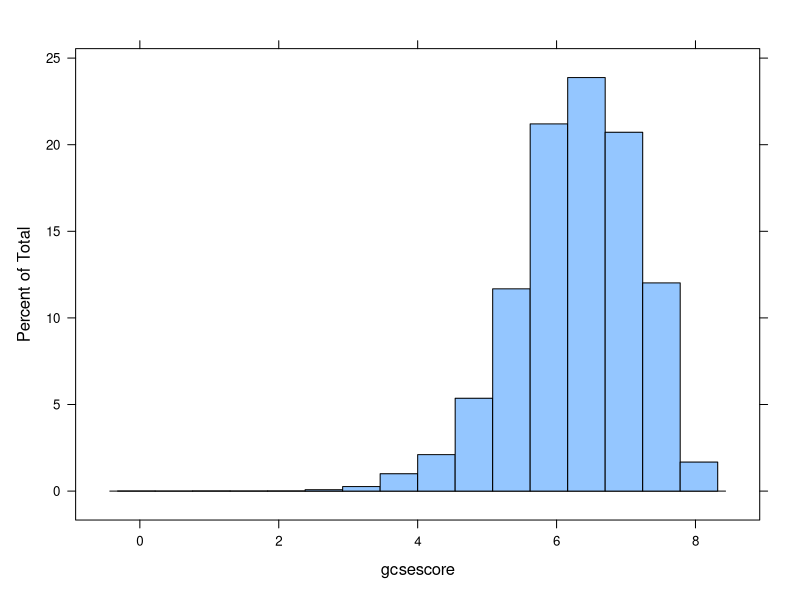
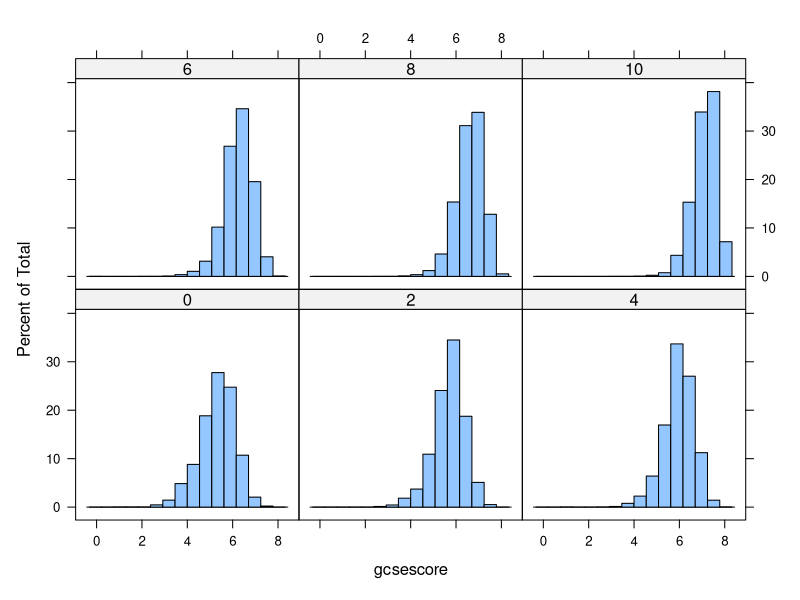
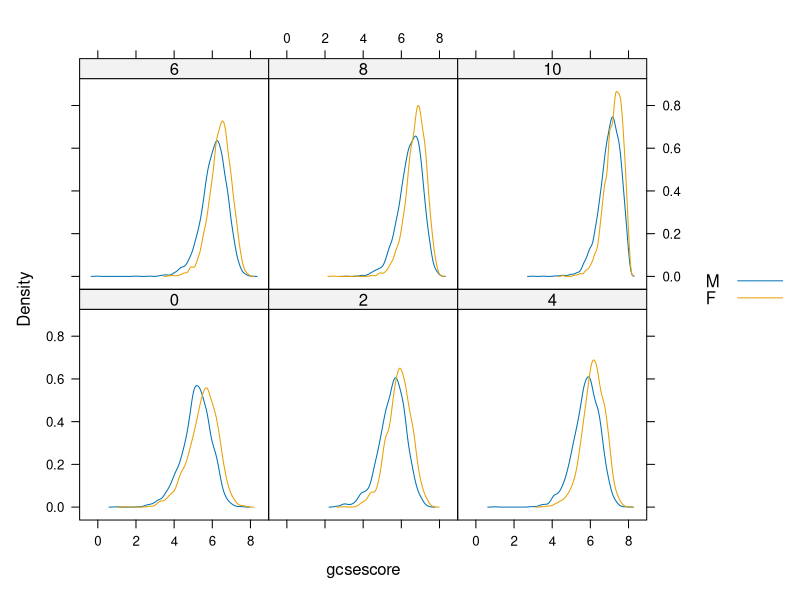
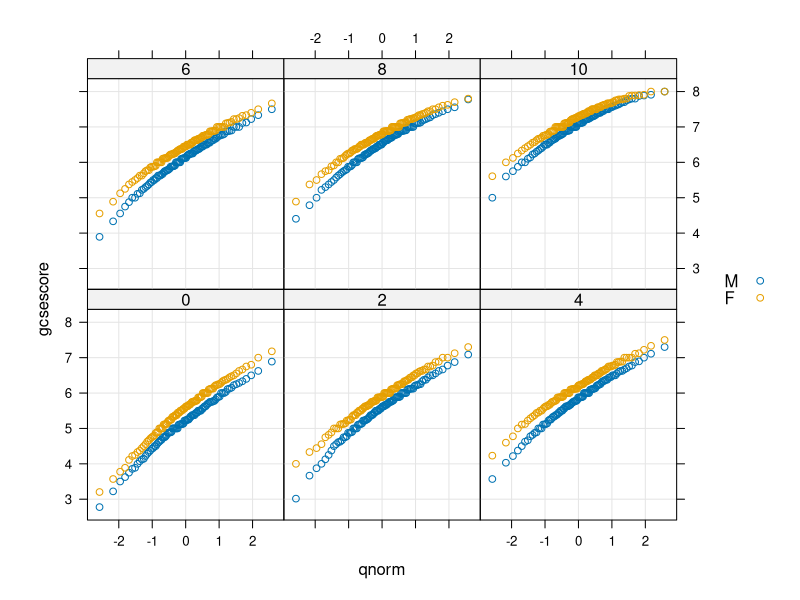
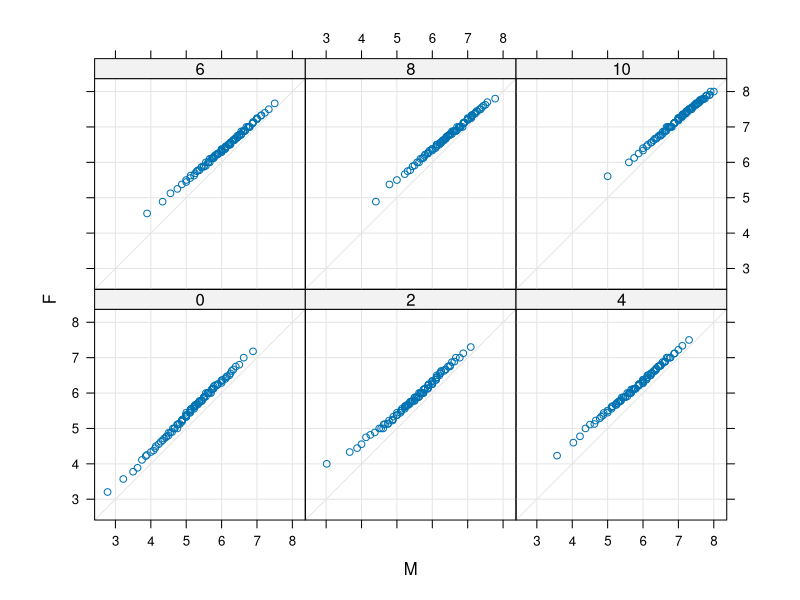
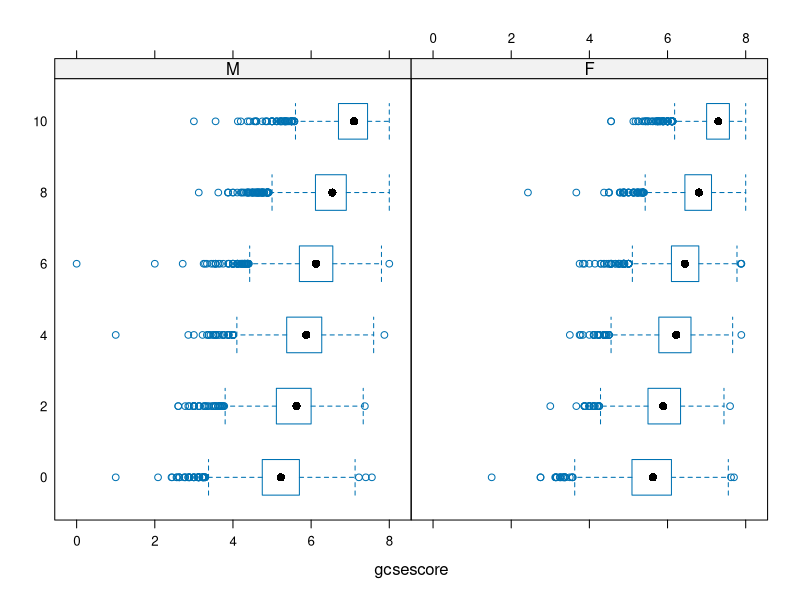
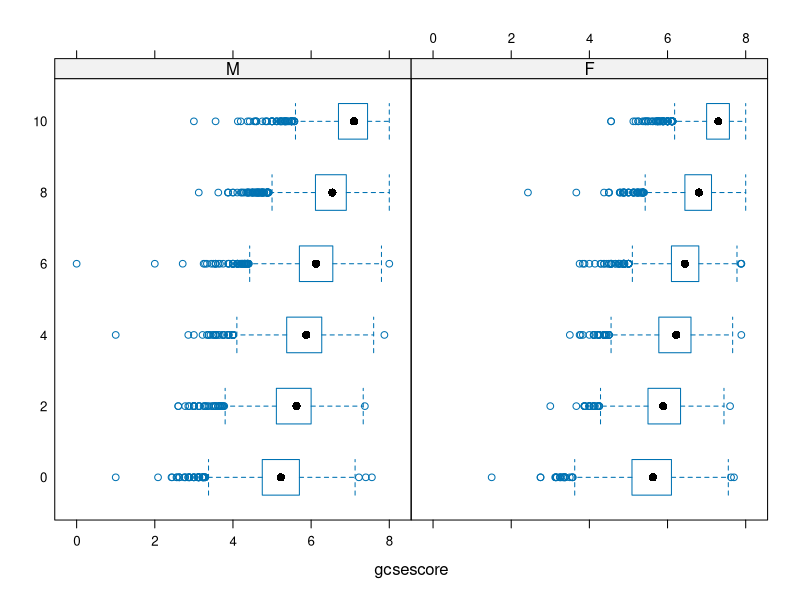
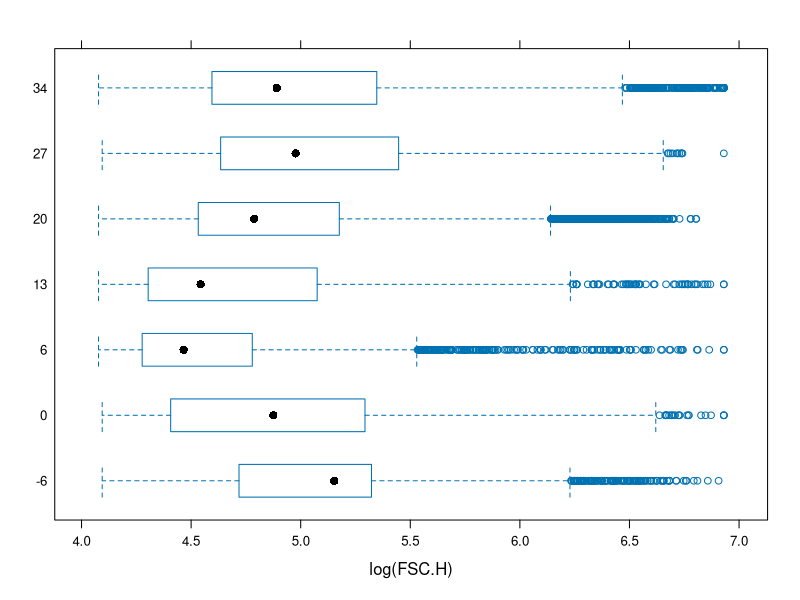

Recreate these plots in R, in order.
## ---- chunk 1
knitr::opts_chunk$set(echo = TRUE)
library(mlmRev)
library(lattice)
## ---- chunk 2
data(Chem97, package = "mlmRev")
head(Chem97)
## ---- chunk 3
 histogram(~ gcsescore, data = Chem97)
## ---- chunk 4
histogram(~ gcsescore | factor(score), data = Chem97)
## ---- chunk 5
densityplot(~ gcsescore | factor(score), Chem97, groups = gender, plot.points = FALSE, auto.key = TRUE)
## ---- chunk 6
qqmath(~ gcsescore | factor(score), Chem97, groups = gender, f.value = ppoints(100), 
       auto.key = TRUE,type = c("p", "g"), aspect = "xy")
## ---- chunk 7
qq(gender ~ gcsescore | factor(score), Chem97,
   f.value = ppoints(100), type = c("p", "g"), aspect = 1)
## ---- chunk 8
bwplot(factor(score) ~ gcsescore | gender, Chem97)
## ---- chunk 9
bwplot(factor(score) ~ gcsescore | gender, Chem97)
## ---- chunk 10
data(gvhd10, package = "latticeExtra")
bwplot(Days ~ log(FSC.H), data = gvhd10)
## ---- chunk 11
stripplot(depth ~ factor(mag), data = quakes, jitter.data = TRUE, alpha = 0.6,
          main = "Depth of earthquake epicenters by magnitude",
          xlab = "Magnitude (Richter)",
          ylab = "Depth (km)")
## ---- chunk 12
VADeaths
## ---- chunk 13
VADeathsDF <-as.data.frame.table(VADeaths,responseName ="Rate")
VADeathsDF
## ---- chunk 14
barchart(Var1 ~ Rate | Var2, VADeathsDF, layout = c(4, 1))
## ---- chunk 15
barchart(Var1 ~ Rate | Var2, VADeathsDF, layout = c(4, 1), origin = 0)
## ---- chunk 16
dotplot(Var1 ~ Rate | Var2, VADeathsDF, layout = c(4, 1))
## ---- chunk 17
dotplot(Var1 ~ Rate, data = VADeathsDF, groups = Var2, type = "o",
        auto.key = list(space = "right", points = TRUE, lines = TRUE))
## ---- chunk 18
dotplot(VADeaths, type = "o",
        auto.key = list(points = TRUE, lines = TRUE, space = "right"))
## ---- chunk 19
methods(generic.function = "dotplot")
## ---- chunk 20
data(Earthquake, package = "nlme")
xyplot(accel ~ distance, data = Earthquake)
## ---- chunk 21
xyplot(accel ~ distance, data = Earthquake, scales = list(log = TRUE),
       type = c("p", "g", "smooth"), xlab = "Distance From Epicenter (km)",
       ylab = "Maximum Horizontal Acceleration (g)")
## ---- chunk 22
Depth <- equal.count(quakes$depth, number=8, overlap=.1)
summary(Depth)
## ---- chunk 23
xyplot(lat ~ long | Depth, data = quakes)
## ---- chunk 24
cloud(depth ~ lat * long, data = quakes,
      zlim = rev(range(quakes$depth)),
      screen = list(z = 105, x = -70), panel.aspect = 0.75,
      xlab = "Longitude", ylab = "Latitude", zlab = "Depth")
## ---- chunk 25
dp.uspe <-
  dotplot(t(USPersonalExpenditure), groups = FALSE, layout = c(1, 5),
          xlab = "Expenditure (billion dollars)")
dp.uspe.log <-
  dotplot(t(USPersonalExpenditure), groups = FALSE, layout = c(1, 5),
          scales = list(x = list(log = 2)),
          xlab = "Expenditure (billion dollars)")
plot(dp.uspe, split = c(1, 1, 2, 1))
plot(dp.uspe.log, split = c(2, 1, 2, 1), newpage = FALSE)
